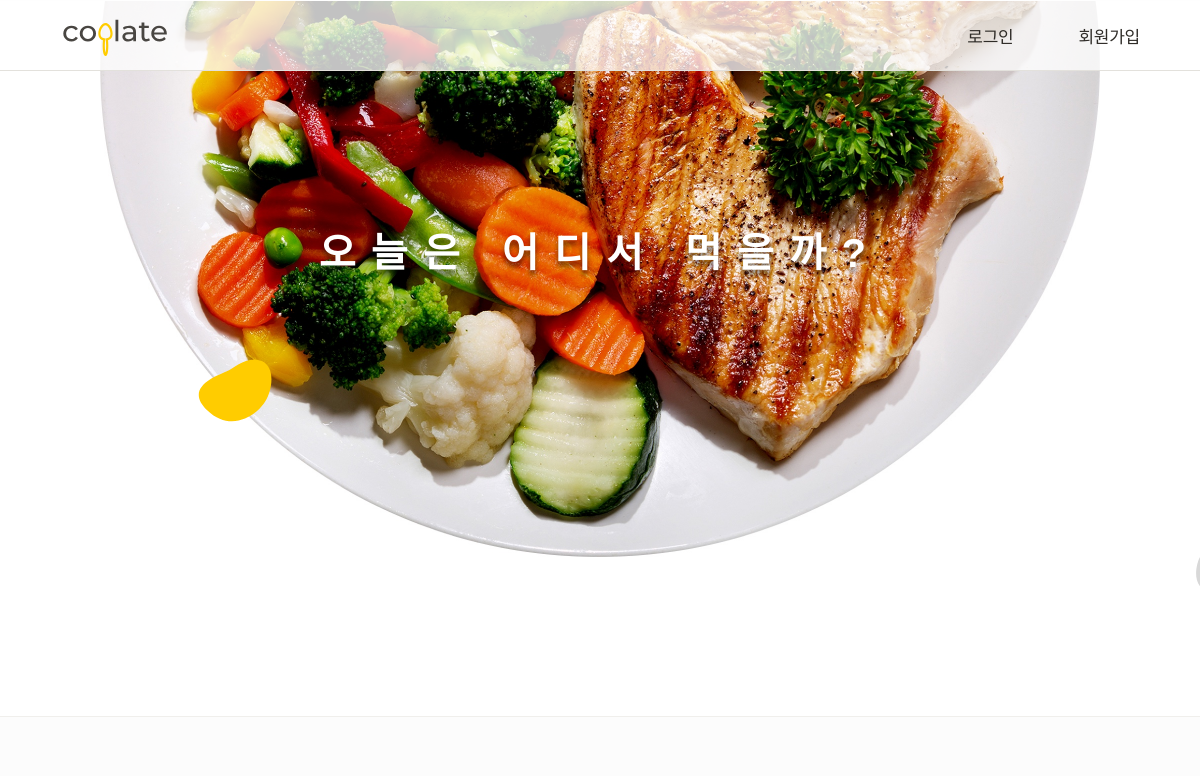
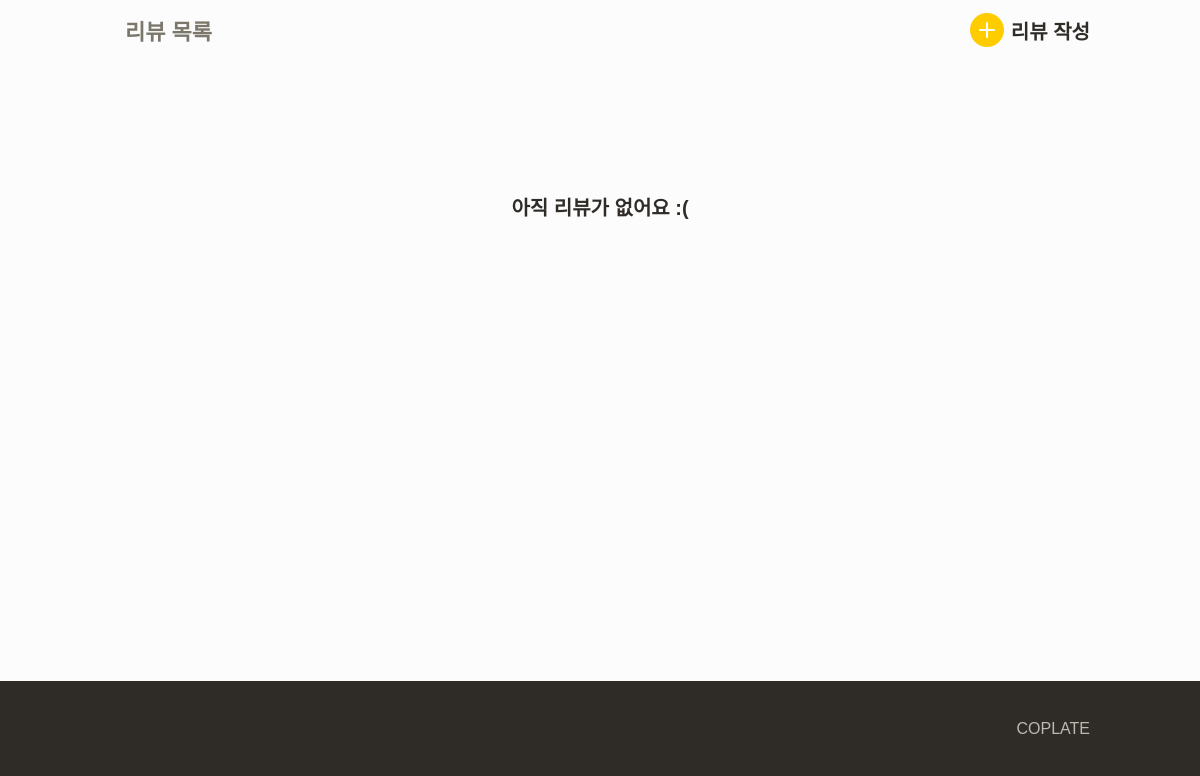
Before: / with the older database file (2 pictures, top to bottom).
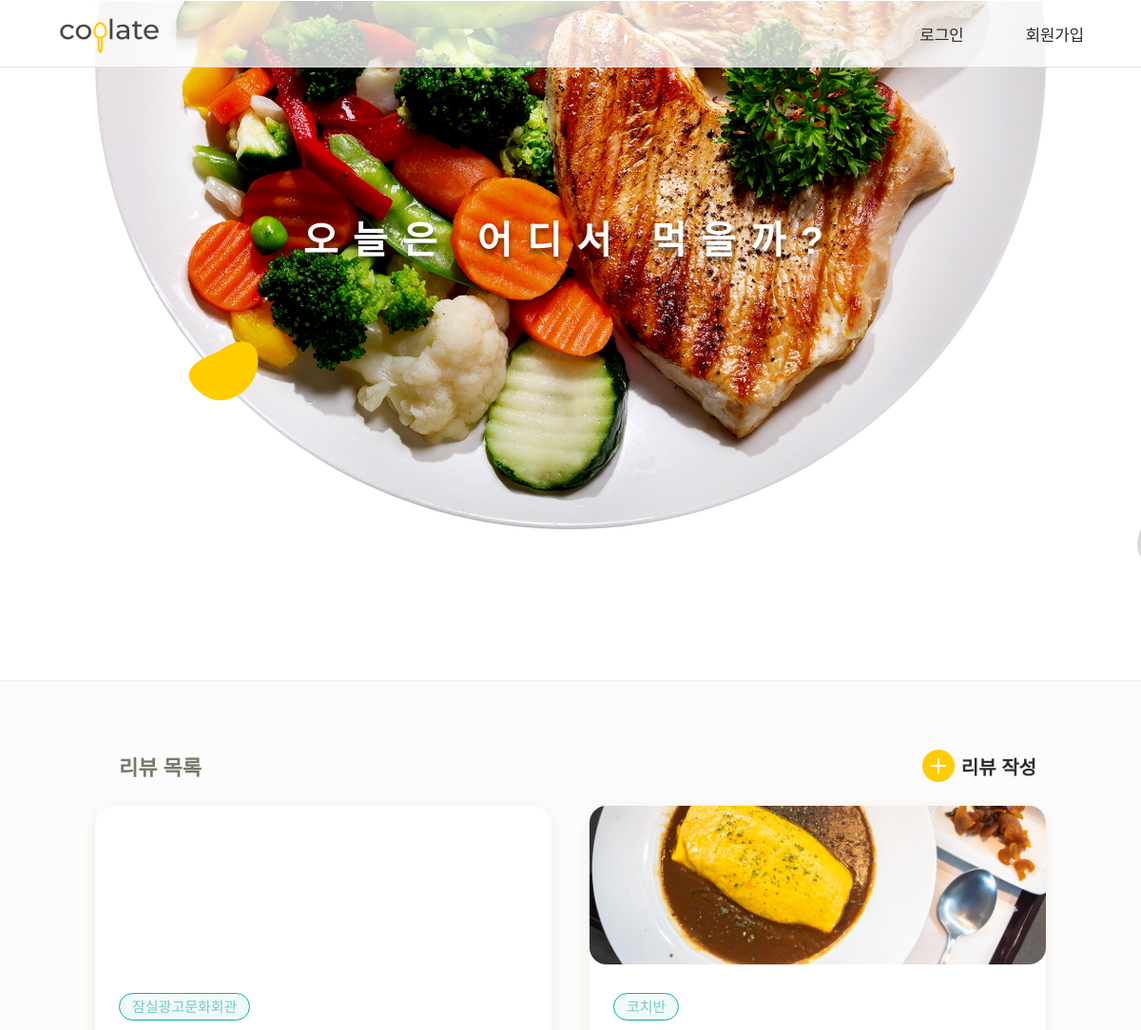
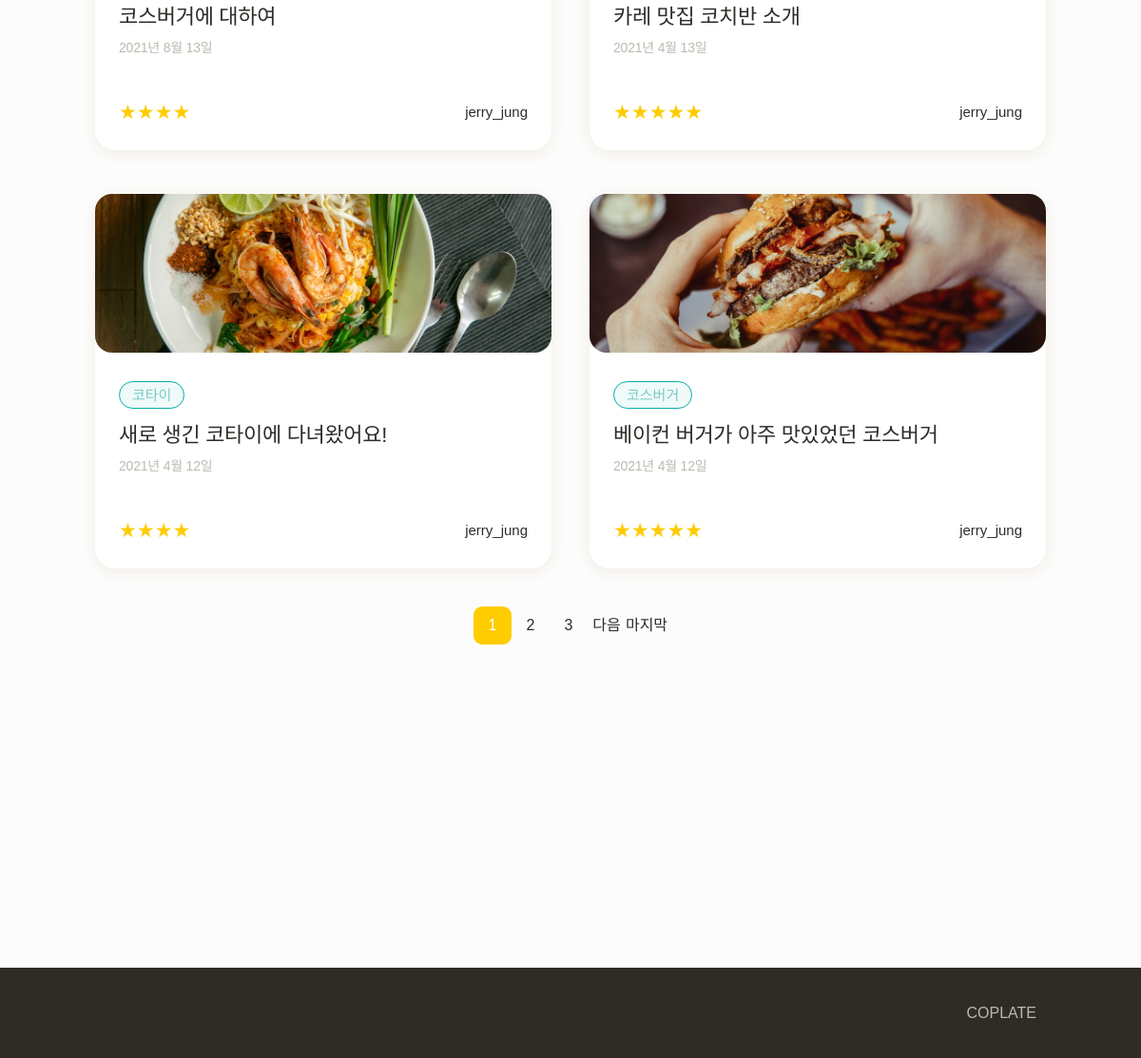
After: the same page with the newer database file (2 pictures, top to bottom).
### coplate/models.py (models this page shows, shortened)
class Review(models.Model):
    title = models.CharField(max_length=30)
    restaurant_name = models.CharField(max_length=20)
    restaurant_link = models.URLField(validators=[validate_restaurant_link])
    RATING_CHOICES = [
        (1, 1),
        (2, 2),
        (3, 3),
        (4, 4),
        (5, 5),
    ]
    rating = models.IntegerField(choices=RATING_CHOICES)
    image1 = models.ImageField(upload_to="review_pics")
    image2 = models.ImageField(upload_to="review_pics", blank=True)
    image3 = models.ImageField(upload_to="review_pics", blank=True)
    content = models.TextField()
    dt_created = models.DateTimeField(auto_now_add=True)
    dt_updated = models.DateTimeField(auto_now=True)
    author = models.ForeignKey(User, on_delete=models.CASCADE)

class User(AbstractUser):
    nickname = models.CharField(
        max_length=15,
        unique=True,
        null=True,
        validators=[validate_no_special_characters],
        error_messages={'unique': '이미 사용중인 닉네임입니다.'}
    )

### coplate/views.py (the view)
# urls.py: path('', views.IndexView.as_view(), name='index'),
class IndexView(ListView):
    model = Review
    template_name = "coplate/index.html"
    context_object_name = "reviews"
    paginate_by = 4
    ordering = ["-dt_created"]

### coplate/templates/coplate/index.html (shortened to what this page needs)
{% extends "coplate_base/base_with_navbar.html" %}
{% block content %}
<main class="site-body">
  <div class="main-header">
    <div class="content">
      <div class="fg"></div>
      <h1>오늘은 어디서 먹을까?</h1>
    </div>
  </div>
  <div class="content-list max-content-width">
    <div class="header">
      <h2>리뷰 목록</h2>
      <a class="cp-ic-button circle newreview" href="#">리뷰 작성</a>
    </div>
      <div class="contents">
        {% for review in reviews %}
        <a href="#">
          <section class="cp-card content">
            <div class="thumb" style="background-image: url('{{ review.image1.url }}');"></div>
            <div class="body">
              <span class="cp-chip green">{{ review.restaurant_name }}</span>
              <h2 class="title">{{ review.title }}</h2>
              <date class="date">{{ review.dt_created|date:"Y년 n월 j일"}}</date>
              <div class="metadata">
                <div class="review-rating">
                  <span class="cp-stars">
                    {% for i in ""|ljust:review.rating %}★{% endfor %}
                  </span>
                </div>
                <div class="review-author">
                  <span>{{ review.author.nickname }}</span>
                </div>
              </div>
            </div>
          </section>
        </a>
      {% empty %}
        <p class="empty">아직 리뷰가 없어요 :(</p>
      {% endfor %}
      </div>
      {% if is_paginated %}
        <footer>
          <ul class="pagination">
            {% for num in page_obj.paginator.page_range %}
              {% if page_obj.number == num %}
                <li class="current">{{ num }}</li>
              {% elif num > page_obj.number|add:'-3' and num < page_obj.number|add:'3' %}
                <li><a href="?page={{ num }}">{{ num }}</a></li>
              {% endif %}
            {% endfor %}
            {% if page_obj.has_next %}
              <li><a href="?page={{ page_obj.next_page_number }}">다음</a></li>
              <li><a href="?page={{ page_obj.paginator.num_pages }}">마지막</a></li>
            {% endif %}
          </ul>
        </footer>
      {% endif %}
  </div>
</main>
{% endblock content %}

### coplate/templates/coplate_base/base_with_navbar.html (shortened to what this page needs)
{% extends "coplate_base/base.html" %}
{% load static %}
{% block header %}
<header class="site-header navbar">
  <div class="content max-width">
    <a href="{% url 'index' %}">
      <img class="logo" src="{% static 'coplate/assets/coplate-logo.svg' %}" alt="Coplate Logo">
    </a>
    <nav>
      <ul class="navbar">
        {% if user.is_authenticated %}
          <li><a href="{% url 'account_logout' %}">로그아웃</a></li>
        {% else %}
          <li><a href="{% url 'account_login' %}">로그인</a></li>
          <li><a href="{% url 'account_signup' %}">회원가입</a></li>
        {% endif %}
      </ul>
    </nav>
  </div>
</header>
{% endblock header %}
{% block footer %}
<footer class="site-footer">
  <div class="max-content-width content">
    <div>COPLATE</div>
  </div>
</footer>
{% endblock footer %}

### coplate/templates/coplate_base/base.html (shortened to what this page needs)
{% load static %}
<!DOCTYPE html>
<html lang="en" dir="ltr">
  <head>
    <link rel="stylesheet" type="text/css" href="{% static 'coplate/styles/style.css' %}">
    <link rel="stylesheet" type="text/css" href="{% static 'coplate/styles/theme.css' %}">
  </head>
  <body>
    {% block header %}{% endblock header %}
    {% block content %}{% endblock content %}
    {% block footer %}{% endblock footer %}
  </body>
</html>

### coplate/static/coplate/styles/style.css (style rules this page uses)
:root { --border: #e3e1dc; --max-width: 1100px; --max-content-width: 1000px; --body-background: #fcfcfc; --site-header-background: rgba(255, 255, 255, 0.76); --navbar: #2f2c28; --site-footer: #bcb9b0; --site-footer-background: #2f2c28; --account-link: #ffcc00; --content-list-contet-date: #bcb9b0; --main-header-background: #fff; --main-header-height: 565px; --main-header-border: #f0efec; --main-header: #fff; --content-list-sub-heading: #7b776b; --content-list-pagination-current: #fff; --content-list-pagination-current-bg: #ffcc00; --review-detail-date: #bcb9b0; --review-detail-side-padding: 8px; --profile-header-edit: #7b776b; --file-content-border: #cccac3; --file-content-background: #fff; }
body { display: flex; min-height: 100vh; flex-direction: column; margin: 0; background-color: var(--body-background); word-break: keep-all; }
body > .site-body { flex: 1 1; }
.site-header.navbar { background-color: var(--site-header-background); border-bottom: solid 1px var(--border); position: sticky; top: 0; left: 0; right: 0; z-index: 2; }
.site-header .content, .site-footer .content { margin: 0 auto; padding: 0 10px; }
.site-header .content { display: flex; height: 70px; justify-content: space-between; align-items: center; }
.site-header .logo { width: 110px; }
ul.navbar { display: flex; margin: 0; padding: 0; list-style: none; }
ul.navbar li ~ li { margin-left: 65px; }
ul.navbar li { font-size: 17px; letter-spacing: -0.26px; color: var(--navbar); }
.site-body { width: 100%; }
.site-footer { color: var(--site-footer); background-color: var(--site-footer-background); }
.site-footer .content { display: flex; justify-content: space-between; align-items: center; min-height: 95px; }
.max-width { max-width: var(--max-width); width: 100%; }
.max-content-width { max-width: var(--max-content-width); width: 100%; }
.content-list { margin: 72px auto 340px; }
.content-list .header { display: flex; justify-content: space-between; align-items: center; margin: 25px 10px 25px 25px; }
.content-list .header h2 { font-size: 22px; color: var(--content-list-sub-heading); margin: 0; }
.content-list .contents { display: grid; grid-template-columns: repeat(2, minmax(0, 1fr)); gap: 46px 40px; }
.content-list .content { min-width: auto; }
.content-list .content .thumb { display: block; height: 167px; border-radius: 18px; background-position: center; background-size: cover; }
.content-list .content .body { padding: 30px 25px; }
.content-list .content .title { font-size: 22px; font-weight: normal; line-height: 33px; letter-spacing: -0.33px; margin: 11px 0 5px; overflow: hidden; white-space: nowrap; text-overflow: ellipsis; }
.content-list .content .date { font-size: 14px; letter-spacing: -0.21px; color: var(--content-list-contet-date); }
.content-list .content .metadata { margin-top: 48px; display: flex; justify-content: space-between; align-items: center; }
.content-list .pagination { display: flex; justify-content: center; margin: 40px 0; padding: 0; list-style: none; }
.content-list .pagination li { min-width: 40px; height: 40px; line-height: 40px; text-align: center; }
.content-list .pagination li.current { border-radius: 9px; background-color: var(--content-list-pagination-current-bg); color: var(--content-list-pagination-current); }
.main-header { margin-top: -70px; border-bottom: 1px solid var(--main-header-border); background-color: var(--main-header-background); position: relative; }
.main-header .content { display: flex; flex-direction: column; justify-content: center; align-items: center; max-width: 1000px; width: 100%; margin: 0 auto; background-size: contain; background-repeat: no-repeat; background-position: top; background-image: url("../assets/main-bg.jpg"); }
.main-header .content > h1 { margin: 220px 10px 437px; text-shadow: 0 5px 5px rgba(0, 0, 0, 0.5); font-size: 40px; letter-spacing: 15.4px; text-align: center; word-break: keep-all; color: var(--main-header); position: relative; z-index: 1; }
.main-header .fg { position: absolute; top: 0; left: 0; right: 0; bottom: 0; z-index: 0; background-repeat: no-repeat; background-position: top; background-size: 1749px; background-image: url("../assets/main-fg.svg"); }
.review-author { display: flex; align-items: center; font-size: 15px; }
.review-rating { display: flex; justify-content: flex-end; align-items: center; }

Changed rows visible on the page:
added Review: restaurant_name "잠실광고문화회관", title "코스버거에 대하여", dt_created "2021년 8월 13일", rating 4 (drawn), author.nickname "jerry_jung"
added Review: image1 (picture), restaurant_name "코치반", title "카레 맛집 코치반 소개", dt_created "2021년 4월 13일", rating 5 (drawn), author.nickname "jerry_jung"
added Review: image1 (picture), restaurant_name "코타이", title "새로 생긴 코타이에 다녀왔어요!", dt_created "2021년 4월 12일", rating 4 (drawn), author.nickname "jerry_jung"
added Review: image1 (picture), restaurant_name "코스버거", title "베이컨 버거가 아주 맛있었던 코스버거", dt_created "2021년 4월 12일", rating 5 (drawn), author.nickname "jerry_jung"
Other visible differences:
new list line: "1"
new list line: "2"
new list line: "3"
text no longer shown: "아직 리뷰가 없어요 :("
text now shown: "다음 마지막"
